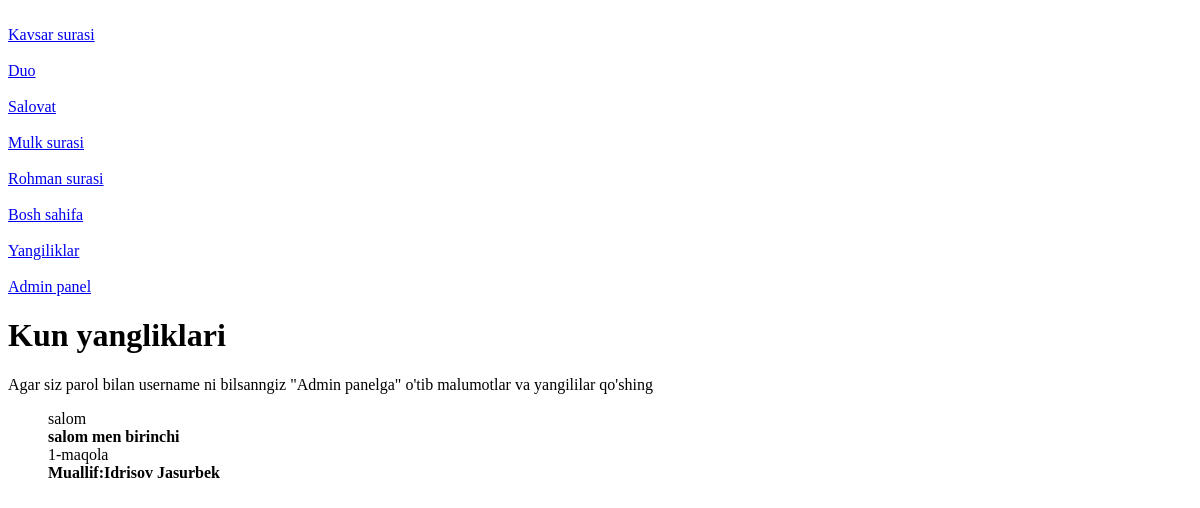
Before: /new/ with the older database file.
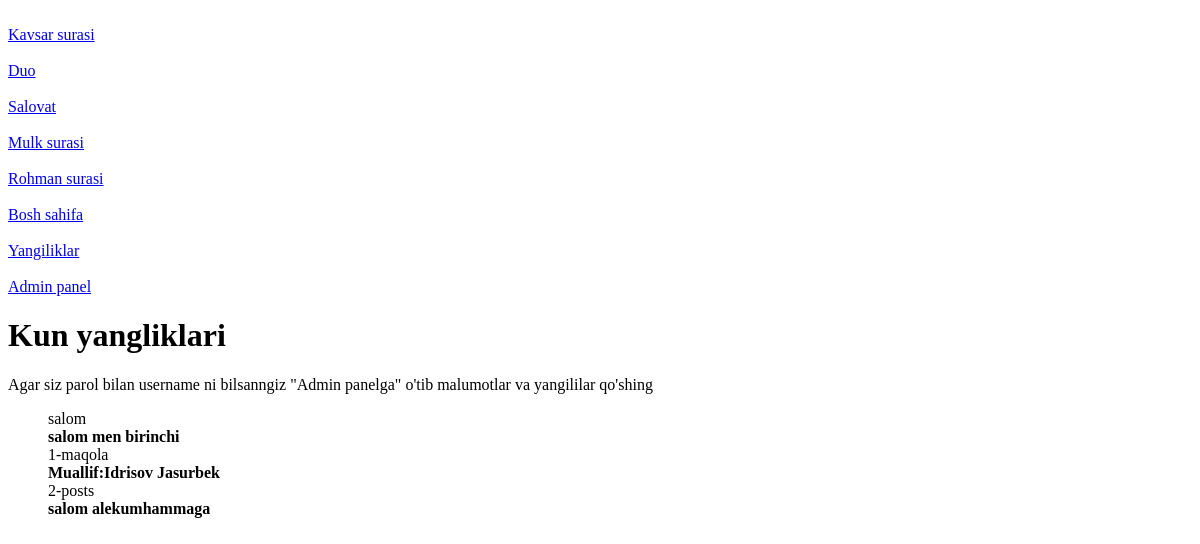
After: the same page with the newer database file.
### app/models.py (models this page shows, shortened)
class post(models.Model):
    title = models.CharField(max_length=200)
    text = models.TextField()

### app/views.py (the view)
# urls.py: path('new/',new.as_view(),name='n'),
class new(ListView):
    model = post
    template_name = 'yangilik.html'

### templates/yangilik.html (shortened to what this page needs)
<!DOCTYPE html>
<html lang="en">
<head>
</head>
<body>
{% extends 'ustun.html' %}
{%block content%}
<h1>Kun yangliklari</h1>
<p>Agar siz parol bilan username ni bilsanngiz "Admin panelga" o'tib malumotlar va yangililar qo'shing</p>
<ul>
    {% for post in object_list %}
    <l>{{ post.title }}<br><b>{{post.text}}</b></b></l></br>
    {%endfor%}
</ul>
{% endblock content %}

### templates/ustun.html (shortened to what this page needs)
<!DOCTYPE html>
<html lang="en">
<head>
</head>
<body>
<header>
    <a href="{%url 'ka' %}"> <br>Kavsar surasi</br></a>
    <a href="{% url 'du'%}">  <br> Duo</br></a>
    <a href="{% url 'sa' %}"><br>Salovat</br></a>
    <a href="{% url 'mu' %}"> <br>Mulk surasi</br>  </a>
    <a href="{% url 'ro' %}"> <br>Rohman surasi </br></a>
     <a href="{% url 'b' %}"> <br>Bosh sahifa</br></a>
      <a href="{% url 'n' %}"> <br>Yangiliklar</br></a>
     <a href="{% url 'ad' %}"> <br>Admin panel</br></a>
</header>
{% block content  %}
{% endblock content %}
</body>
</html>

Changed rows visible on the page:
added post: title "2-posts", text "salom alekumhammaga"
